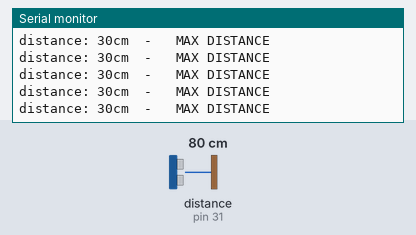
The sketch below on a simulated Arduino Uno, built with avr-gcc and run on an emulated ATmega328P. Parts: the last lines printed to the serial monitor. The inputs (shaded band) are chosen by the test bench; at power-on: distance to the obstacle (sensor on pin 31) 80 cm. The echo pulse lasts 58.3 µs per cm.

Above: at 3.1 s.
3.2 s: distance to the obstacle (sensor on pin 31) set to 4 cm
At 3.33 s:
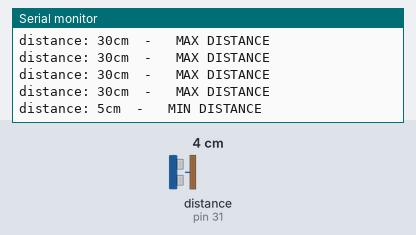
4.7 s: distance to the obstacle (sensor on pin 31) set to 7 cm
At 4.83 s:
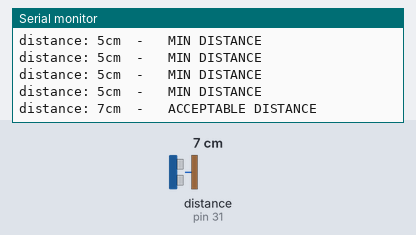

The sketch:

Ping_cm.ino
```cpp
#include <NewPing.h>
const int trig = 30;     // chân trig của HC-SR04
const int echo = 31;     // chân echo của HC-SR04
#define maximum_distance 30     // khoảng các lớn nhất cần đo
#define minimum_distance 5      // khoảng các nhỏ nhất cần đo
NewPing sonar(trig, echo,maximum_distance); //sensor function
void setup() {
  Serial.begin(9600);   // tạo đường Serial giao tiếp
}
void loop() {
  int distance=readPing();  //đọc khoảng cách từ sensor
  Serial.print("distance: ");  //in khoảng cách ra Serial
  Serial.print(distance);
  Serial.print("cm");
  switch (distance){
    case maximum_distance:
      Serial.println("\t-\t MAX DISTANCE");
      break;
    case minimum_distance:
      Serial.println("\t-\t MIN DISTANCE");
      break;
    default:
      Serial.println("\t-\t ACCEPTABLE DISTANCE");
      break;
  }
}
int readPing(){
  delay(70);
  int cm = sonar.ping_cm(); //ping lấy khoảng cách
  if (cm==0){
    cm=maximum_distance;    //nếu distance lớn hơn max => distance=max
  }else if (cm<minimum_distance){
    cm=minimum_distance;  //nếu distance nhỏ hơn min => distance=min
  }
  return cm;
}
```

Measured:
- the behaviour switches between 5 and 6 cm on distance to the obstacle (sensor on pin 31) (found by bisection; images 1 and 2)
- after the input at 3.2 s, the serial monitor: prints a new line after 0.07 s (image 1)
- after the input at 4.7 s, the serial monitor: prints a new line after 0.07 s (image 2)
